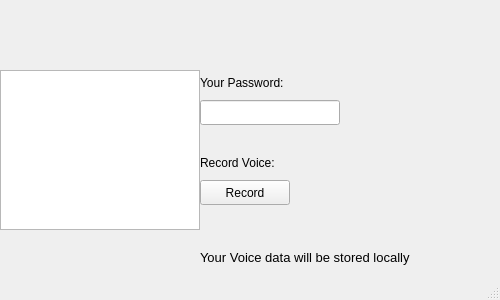
<?xml version="1.0" encoding="UTF-8"?>
<ui version="4.0">
 <class>crPage</class>
 <widget class="QMainWindow" name="crPage">
  <property name="geometry">
   <rect>
    <x>0</x>
    <y>0</y>
    <width>500</width>
    <height>300</height>
   </rect>
  </property>
  <property name="mouseTracking">
   <bool>false</bool>
  </property>
  <property name="windowTitle">
   <string>Safe Box - Create Account</string>
  </property>
  <widget class="QWidget" name="centralwidget">
   <widget class="QGraphicsView" name="crPic">
    <property name="geometry">
     <rect>
      <x>0</x>
      <y>70</y>
      <width>200</width>
      <height>160</height>
     </rect>
    </property>
    <property name="styleSheet">
     <string notr="true">border-image: url(:/cPage/1.png);</string>
    </property>
   </widget>
   <widget class="QLabel" name="yourPassword">
    <property name="geometry">
     <rect>
      <x>200</x>
      <y>70</y>
      <width>140</width>
      <height>25</height>
     </rect>
    </property>
    <property name="text">
     <string>Your Password:</string>
    </property>
    <property name="alignment">
     <set>Qt::AlignLeading|Qt::AlignLeft|Qt::AlignVCenter</set>
    </property>
   </widget>
   <widget class="QLineEdit" name="lineEdit">
    <property name="geometry">
     <rect>
      <x>200</x>
      <y>100</y>
      <width>140</width>
      <height>25</height>
     </rect>
    </property>
   </widget>
   <widget class="QLabel" name="yourPassword_2">
    <property name="geometry">
     <rect>
      <x>200</x>
      <y>150</y>
      <width>140</width>
      <height>25</height>
     </rect>
    </property>
    <property name="text">
     <string>Record Voice:</string>
    </property>
    <property name="alignment">
     <set>Qt::AlignLeading|Qt::AlignLeft|Qt::AlignVCenter</set>
    </property>
   </widget>
   <widget class="QPushButton" name="recordLogo">
    <property name="geometry">
     <rect>
      <x>200</x>
      <y>180</y>
      <width>90</width>
      <height>25</height>
     </rect>
    </property>
    <property name="text">
     <string>Record</string>
    </property>
   </widget>
   <widget class="QLabel" name="label">
    <property name="geometry">
     <rect>
      <x>200</x>
      <y>245</y>
      <width>280</width>
      <height>25</height>
     </rect>
    </property>
    <property name="font">
     <font>
      <pointsize>10</pointsize>
     </font>
    </property>
    <property name="text">
     <string>Your Voice data will be stored locally</string>
    </property>
    <property name="alignment">
     <set>Qt::AlignLeading|Qt::AlignLeft|Qt::AlignVCenter</set>
    </property>
   </widget>
  </widget>
  <widget class="QStatusBar" name="statusbar"/>
 </widget>
 <resources>
  <include location="createPage.qrc"/>
 </resources>
 <connections/>
</ui>
